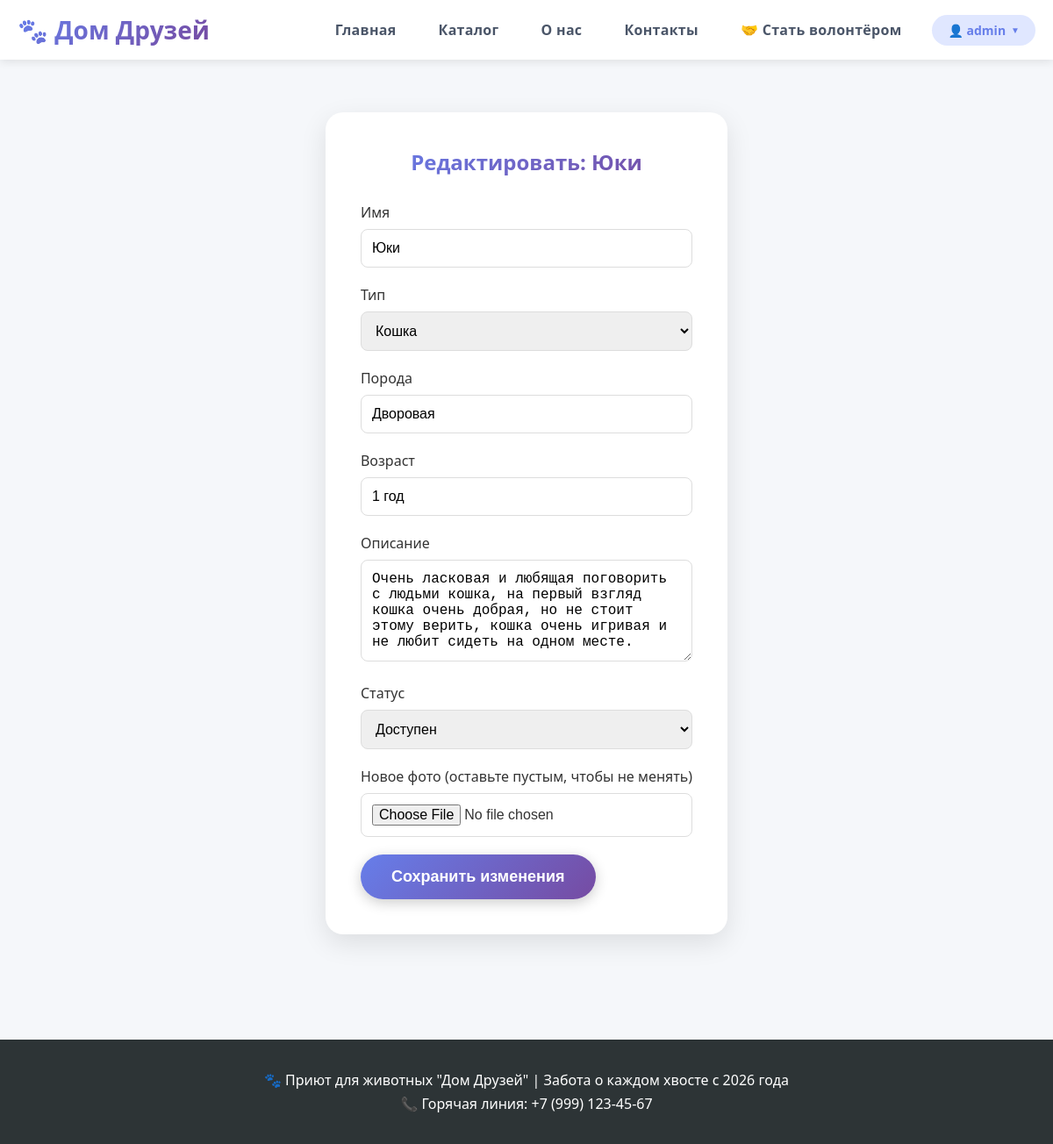
The app's page /admin/edit/3 (signed in) with its own data.
### tables this page shows
CREATE TABLE animals (
        id INTEGER PRIMARY KEY AUTOINCREMENT,
        name TEXT NOT NULL,
        type TEXT NOT NULL,
        breed TEXT,
        age TEXT,
        description TEXT,
        photo TEXT,
        status TEXT DEFAULT 'available',
        created_at TIMESTAMP DEFAULT CURRENT_TIMESTAMP
    );

### app.py (the view, shortened to what this page needs)
@app.route('/admin/edit/<int:animal_id>', methods=['GET', 'POST'])
@admin_required
def edit_animal(animal_id):
    conn = get_db_connection()
    cur = conn.cursor()
    if USE_POSTGRES:
        cur.execute("SELECT * FROM animals WHERE id = %s", (animal_id,))
    else:
        cur.execute("SELECT * FROM animals WHERE id = ?", (animal_id,))
    animal = cur.fetchone()
    cur.close()
    conn.close()
    return render_template('edit_animal.html', animal=animal)

### app.py (called while the page is built)
def get_db_connection():
    if USE_POSTGRES:
        conn = psycopg2.connect(DATABASE_URL, cursor_factory=RealDictCursor)
        return conn
    else:
        conn = sqlite3.connect('shelter.db')
        conn.row_factory = sqlite3.Row
        return conn

def admin_required(f):
    @wraps(f)
    def decorated_function(*args, **kwargs):
        if 'user_id' not in session or session.get('role') != 'admin':
            flash('Доступ запрещён', 'danger')
            return redirect(url_for('index'))
        return f(*args, **kwargs)
    return decorated_function

### templates/edit_animal.html (shortened to what this page needs)
{% extends "base.html" %}
{% block content %}
<section class="admin-form">
    <div class="container">
        <div class="form-container">
            <h2> Редактировать: {{ animal[1] }}</h2>
            <form method="POST" enctype="multipart/form-data">
                <div class="form-group">
                    <label>Имя</label>
                    <input type="text" name="name" value="{{ animal[1] }}" required>
                </div>
                <div class="form-group">
                    <label>Тип</label>
                    <select name="type">
                        <option {% if animal[2]=='Кошка' %}selected{% endif %}>Кошка</option>
                    </select>
                </div>
                <div class="form-group">
                    <label>Порода</label>
                    <input type="text" name="breed" value="{{ animal[3] }}">
                </div>
                <div class="form-group">
                    <label>Возраст</label>
                    <input type="text" name="age" value="{{ animal[4] }}">
                </div>
                <div class="form-group">
                    <label>Описание</label>
                    <textarea name="description" rows="5">{{ animal[5] }}</textarea>
                </div>
                <div class="form-group">
                    <label>Статус</label>
                    <select name="status">
                        <option value="available" {% if animal[7]=='available' %}selected{% endif %}>Доступен</option>
                    </select>
                </div>
                <div class="form-group">
                    <label>Новое фото (оставьте пустым, чтобы не менять)</label>
                    <input type="file" name="photo" accept="image/*">
                </div>
                <button type="submit" class="btn-primary">Сохранить изменения</button>
            </form>
        </div>
    </div>
</section>
{% endblock %}

### static/css/style.css (style rules this page uses)
* { margin: 0; padding: 0; box-sizing: border-box; }
body { font-family: 'Segoe UI', Tahoma, Geneva, Verdana, sans-serif; background: #f5f7fa; min-height: 100vh; color: #333; }
.container { max-width: 1200px; margin: 0 auto; padding: 0 20px; }
.auth-form, .admin-form { padding: 60px 0; min-height: 70vh; display: flex; align-items: center; }
.form-container { max-width: 500px; margin: 0 auto; background: white; padding: 40px; border-radius: 20px; box-shadow: 0 10px 30px rgba(0,0,0,0.1); }
.form-container h2 { text-align: center; margin-bottom: 30px; background: linear-gradient(135deg, #667eea 0%, #764ba2 100%); -webkit-background-clip: text; -webkit-text-fill-color: transparent; background-clip: text; }
.form-group { margin-bottom: 20px; }
.form-group label { display: block; margin-bottom: 8px; font-weight: 500; color: #333; }
.form-group input, .form-group select, .form-group textarea { width: 100%; padding: 12px; border: 1px solid #ddd; border-radius: 8px; font-size: 16px; transition: 0.3s; }
.btn-primary { display: inline-block; background: linear-gradient(135deg, #667eea 0%, #764ba2 100%); color: white; padding: 15px 35px; border-radius: 50px; text-decoration: none; font-weight: bold; font-size: 18px; transition: 0.3s; border: none; cursor: pointer; box-shadow: 0 4px 15px rgba(0,0,0,0.2); }

### records on screen
animals: name "Юки", type "Кошка", breed "Дворовая", age "1 год", description "Очень ласковая и любящая поговорить с людьми кошка, на первый взгляд кошка очень добрая, но не стоит этому верить, кошка очень игривая и не любит сидеть на одном месте.", status "Доступен"

### other values on screen
{{ session.username }} "admin"
